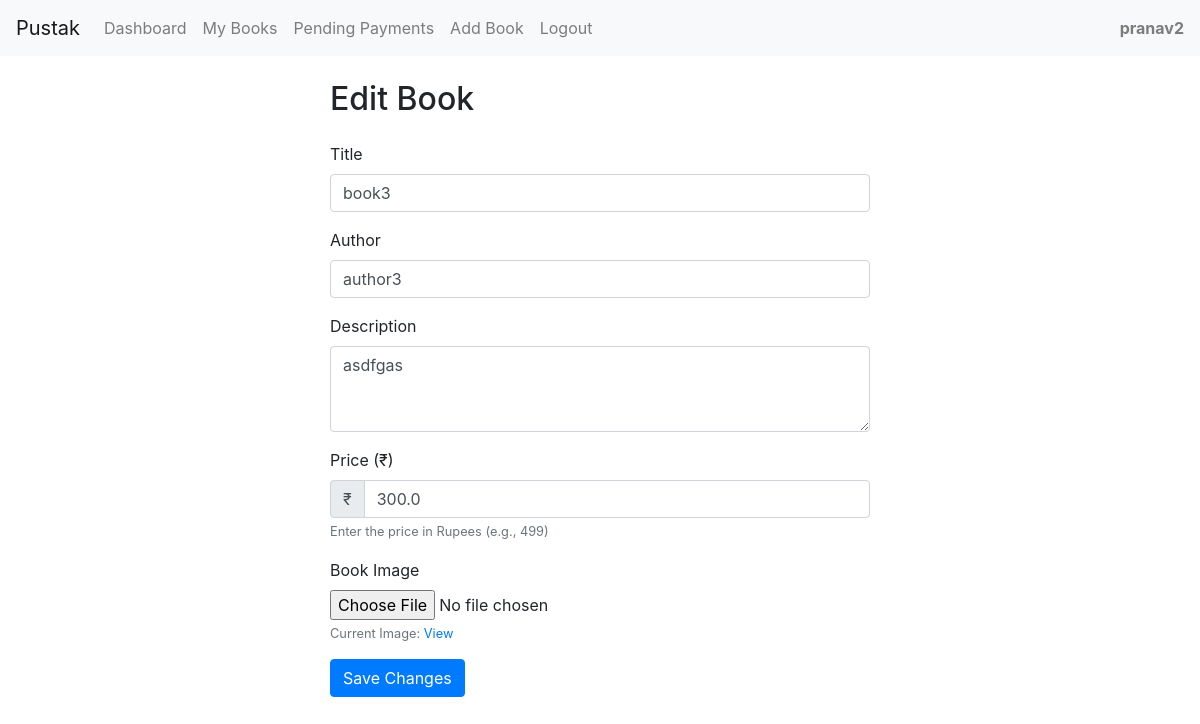
The app's page /edit_book/8 (signed in) with its own data.
### models.py (models this page shows)
class User(UserMixin, db.Model):
    id = db.Column(db.Integer, primary_key=True)
    username = db.Column(db.String(80), unique=True, nullable=False)
    email = db.Column(db.String(120), unique=True, nullable=False)
    password_hash = db.Column(db.String(128))
    books = db.relationship('Book', backref='owner', lazy=True)
    interests = db.relationship('Interest', backref='user', lazy=True)
    sent_requests = db.relationship('BookExchangeRequest',
                                  foreign_keys='BookExchangeRequest.requester_id',
                                  backref=db.backref('requester_user', lazy=True))
    received_requests = db.relationship('BookExchangeRequest',
                                      foreign_keys='BookExchangeRequest.owner_id',
                                      backref=db.backref('owner_user', lazy=True))

class Book(db.Model):
    id = db.Column(db.Integer, primary_key=True)
    title = db.Column(db.String(200), nullable=False)
    author = db.Column(db.String(200))
    description = db.Column(db.Text)
    image_path = db.Column(db.String(200))
    owner_id = db.Column(db.Integer, db.ForeignKey('user.id'), nullable=False)
    created_at = db.Column(db.DateTime, default=datetime.utcnow)
    is_available = db.Column(db.Boolean, default=True)
    price = db.Column(db.Float, nullable=True)  # New price field

### app.py (the view, shortened to what this page needs)
@app.route('/edit_book/<int:book_id>', methods=['GET', 'POST'])
@login_required
def edit_book(book_id):
    book = Book.query.get_or_404(book_id)
    if book.owner_id != current_user.id:
        flash('Unauthorized action!', 'error')
        return redirect(url_for('dashboard'))
    return render_template('edit_book.html', book=book)

### app.py (called while the page is built)
@login_manager.user_loader
def load_user(user_id):
    return User.query.get(int(user_id))

### templates/edit_book.html (shortened to what this page needs)
{% extends "base.html" %}
{% block content %}
    <div class="row justify-content-center">
        <div class="col-md-6">
            <h2 class="mb-4">Edit Book</h2>
            <form method="POST" enctype="multipart/form-data">
                <div class="form-group">
                    <label for="title">Title</label>
                    <input type="text" class="form-control" id="title" name="title" value="{{ book.title }}" required>
                </div>
                <div class="form-group">
                    <label for="author">Author</label>
                    <input type="text" class="form-control" id="author" name="author" value="{{ book.author }}" required>
                </div>
                <div class="form-group">
                    <label for="description">Description</label>
                    <textarea class="form-control" id="description" name="description" rows="3" required>{{ book.description }}</textarea>
                </div>
                <div class="form-group">
                    <label for="price">Price (₹)</label>
                    <div class="input-group">
                        <div class="input-group-prepend">
                            <span class="input-group-text">₹</span>
                        </div>
                        <input type="number" step="1" min="0" class="form-control" id="price" name="price" value="{{ book.price }}" required>
                    </div>
                    <small class="form-text text-muted">Enter the price in Rupees (e.g., 499)</small>
                </div>
                <div class="form-group">
                    <label for="image">Book Image</label>
                    <input type="file" class="form-control-file" id="image" name="image" accept="image/*">
                    {% if book.image_path %}
                        <small class="form-text text-muted">
                            Current Image: <a href="{{ url_for('static', filename='uploads/' + book.image_path) }}" target="_blank">View</a>
                        </small>
                    {% endif %}
                </div>
                <button type="submit" class="btn btn-primary">Save Changes</button>
            </form>
        </div>
    </div>
{% endblock %}

### templates/base.html (shortened to what this page needs)
<!DOCTYPE html>
<html lang="en">
<head>
    <link rel="stylesheet" href="https://cdn.jsdelivr.net/npm/bootstrap@4.4.1/dist/css/bootstrap.min.css">
</head>
<body>
    <nav class="navbar navbar-expand-lg navbar-light bg-light">
        <a class="navbar-brand" href="/">Pustak</a>
        <div class="collapse navbar-collapse" id="navbarSupportedContent">
            <ul class="navbar-nav mr-auto">
                <li class="nav-item">
                    <a class="nav-link" href="{{ url_for('dashboard') }}">Dashboard</a>
                </li>
                 <li class="nav-item">
                    <a class="nav-link" href="{{ url_for('my_books') }}">My Books</a>
                </li>
                <li class="nav-item">
                    <a class="nav-link" href="{{ url_for('pending_payments') }}">Pending Payments</a>
                </li>
                {% if current_user.is_authenticated %}
                    <li class="nav-item">
                        <a class="nav-link" href="{{ url_for('add_book') }}">Add Book</a>
                    </li>
                    <li class="nav-item">
                        <a class="nav-link" href="{{ url_for('logout') }}">Logout</a>
                    </li>
                {% endif %}
            </ul>
            {% if current_user.is_authenticated %}
                <span class="navbar-text ml-auto">
                    <strong>{{ current_user.username }}</strong>
                </span>
            {% endif %}
        </div>
    </nav>
    <div class="container mt-4">
        {% block content %}{% endblock %}
    </div>
</body>
</html>

### records on screen
User: username "pranav2"
Book: title "book3", author "author3", description "asdfgas", price "300.0"
